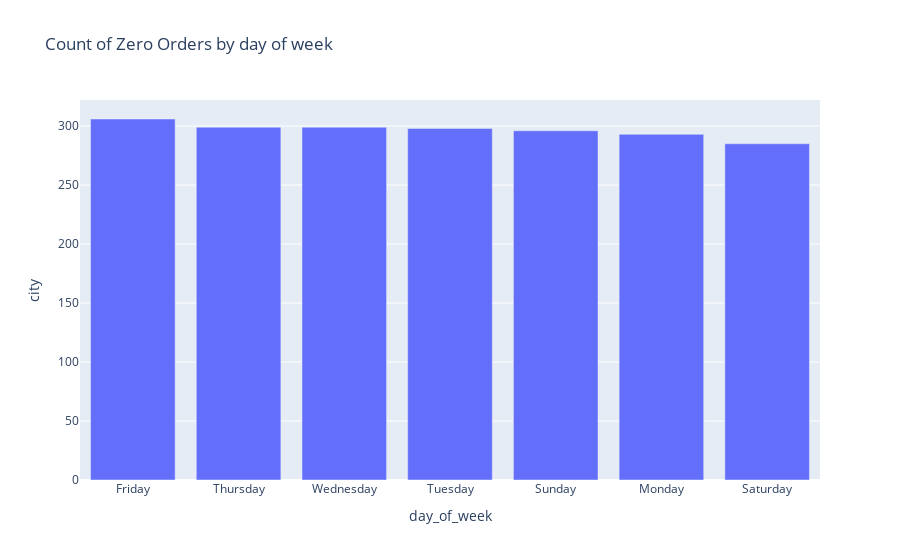

The code cell stored with this chart in its notebook:
### Code cell
grouped = zero_values.groupby('day_of_week')['city'].count().reset_index()

# sort data 
grouped = grouped.sort_values('city', ascending=False)

fig = px.bar(grouped, x='day_of_week', y='city', title='Count of Zero Orders by day of week')
fig.show()

### Figure 1 — Plotly figure (JSON) as saved in the notebook; plotly's stock layout.template omitted (floating-point values rounded to 4 significant figures)
{"data": [{"alignmentgroup": "True", "hovertemplate": "day_of_week=%{x}<br>city=%{y}<extra></extra>", "legendgroup": "", "marker": {"color": "#636efa", "pattern": {"shape": ""}}, "name": "", "offsetgroup": "", "orientation": "v", "showlegend": false, "textposition": "auto", "type": "bar", "x": ["Friday", "Thursday", "Wednesday", "Tuesday", "Sunday", "Monday", "Saturday"], "xaxis": "x", "y": [306, 299, 299, 298, 296, 293, 285], "yaxis": "y"}], "layout": {"barmode": "relative", "legend": {"tracegroupgap": 0}, "title": {"text": "Count of Zero Orders by day of week"}, "xaxis": {"anchor": "y", "domain": [0, 1], "title": {"text": "day_of_week"}}, "yaxis": {"anchor": "x", "domain": [0, 1], "title": {"text": "city"}}}}
